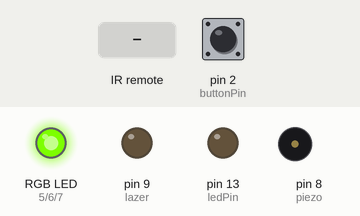
Bench run of a sketch on a simulated Arduino Uno, built with avr-gcc and run on an emulated ATmega328P. On the bench: an RGB LED mixed from three pins (HIGH = lit), output pins drawn as LEDs (lit = HIGH), buzzer (waves = sounding, pin HIGH). Dashed ring = blinking. The test bench sets the inputs (shaded band); at power-on: pin 2 (buttonPin) LOW.

Above: at 2.3 s.
2.4 s: pin 2 (buttonPin) pulled HIGH for 0.15 s
At 2.56 s:
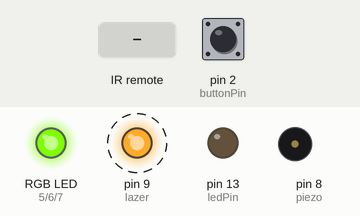
5.4 s: infrared code 0xA90 received
At 7.0 s:
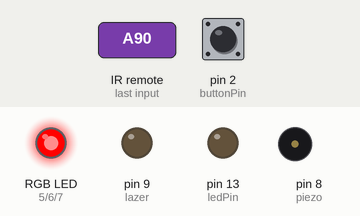
8.4 s: pin 2 (buttonPin) pulled HIGH for 1 s
At 9.7 s:
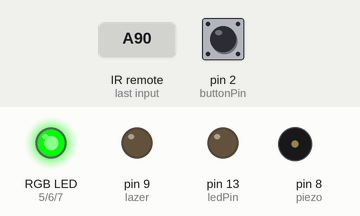
11.4 s: pin 2 (buttonPin) pulled HIGH for 3.2 s
At 11.57 s:
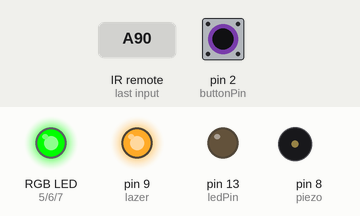
Timing chart, 0 to 15.9 s (numbered marks = the images above; inputs shaded):
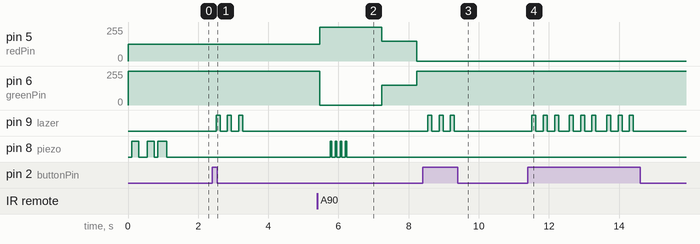

Measured:
- after the input at 2.4 s, pin 9 (lazer): alternates HIGH for 0.11 s and LOW for 0.21 s, 6 changes in all, then stays LOW, starting after 0.11 s
- after the input at 5.4 s, pin 5 (redPin): 125/255 → 255/255 after 0.07 s, → 150/255 1.8 s later, → 0/255 1.0 s later; pin 6 (greenPin): 255/255 → 0/255 after 0.07 s, → 150/255 1.8 s later, → 255/255 1.0 s later; pin 8 (piezo): alternates HIGH for 0.04 s and LOW for 0.10 s, 8 changes in all, then stays LOW, starting after 0.37 s
- after the input at 8.4 s, pin 9 (lazer): alternates HIGH for 0.11 s and LOW for 0.21 s, 6 changes in all, then stays LOW, starting after 0.15 s
- after the input at 11.4 s, pin 9 (lazer): LOW → HIGH after 0.12 s, then repeats every 1.1 s: 2 × (LOW 0.21 s, HIGH 0.11 s), LOW 0.31 s, HIGH 0.11 s, until it stays LOW from 14.4 s

The sketch:

GUN1-team-green.ino
```cpp
//Arduino lazer tag setup, Created by Meep3454
// See github below for instructions on how to build
//
// https://github.com/meep3454/Arduino-Lazer-Tag
// Please let me know if you liked my project!


// TEAM GREEN GUN 1, GEEN LED ON BOARD
#include <IRremote.h>

const int buttonPin = 2;
const int ledPin =  13;
int RECV_PIN = 11;
IRrecv irrecv(RECV_PIN);
decode_results results;
int redPin = 5;
int greenPin = 6;
int bluePin = 7;
int lazer = 9;
int piezo = 8;
IRsend irsend;
int buttonState = 0;

void setup() {
  pinMode(ledPin, OUTPUT);
  pinMode(buttonPin, INPUT);
  pinMode(lazer, OUTPUT);
  pinMode(piezo, OUTPUT);
  Serial.begin(9600);
  pinMode(redPin, OUTPUT);
  pinMode(greenPin, OUTPUT);
  pinMode(bluePin, OUTPUT);

  setColor(125, 255, 0);

  irrecv.enableIRIn();

// Startup sound
digitalWrite(piezo, LOW);
delay(100);
digitalWrite(piezo, HIGH);
delay(200);
digitalWrite(piezo, LOW);
delay(250);
digitalWrite(piezo, HIGH);
delay(200);
digitalWrite(piezo, LOW);
delay(100);
digitalWrite(piezo, HIGH);
delay(250);
digitalWrite(piezo, LOW);

}

// Custom made function for activating the RGB LED
void setColor(int red, int green, int blue)
{
  analogWrite(redPin, red);
  analogWrite(greenPin, green);
  analogWrite(bluePin, blue);
}

void loop() {
  buttonState = digitalRead(buttonPin);

  if (buttonState == HIGH) {
      for (int i = 0; i < 3; i++) {
        irsend.sendSony(0xa7889, 12);
        delay(40);
        digitalWrite(lazer, HIGH);
        delay(9);
        digitalWrite(piezo, HIGH);
        delay(5);
        digitalWrite(piezo, LOW);
        delay(100);
        digitalWrite(lazer,LOW);
        delay(100);

          }  } else {
    digitalWrite(ledPin, LOW);
    digitalWrite(lazer, LOW);
  }

  if (irrecv.decode(&results)) {

     if (results.value == 0xA90) {
          setColor(0, 0, 0);
          setColor(255,0,0);
          delay(200);

            digitalWrite(piezo, LOW);
            delay(100);
            digitalWrite(piezo, HIGH);
            delay(40);
            digitalWrite(piezo, LOW);
            delay(100);
            digitalWrite(piezo, HIGH);
            delay(40);
            digitalWrite(piezo, LOW);
            delay(100);
            digitalWrite(piezo, HIGH);
            delay(40);
            digitalWrite(piezo, LOW);
            delay(100);
            digitalWrite(piezo,HIGH);
            delay(40);
            digitalWrite(piezo , LOW);

            delay(1000);

      setColor(150,150,0);
      delay(1000);
      setColor(0,255,0);
      delay(100);


      digitalWrite(piezo, LOW);
      delay(5);
      digitalWrite(piezo, HIGH);
      delay(5);
      digitalWrite(piezo, LOW);
      }


    irrecv.resume();
  }
  delay(100);
}
```
